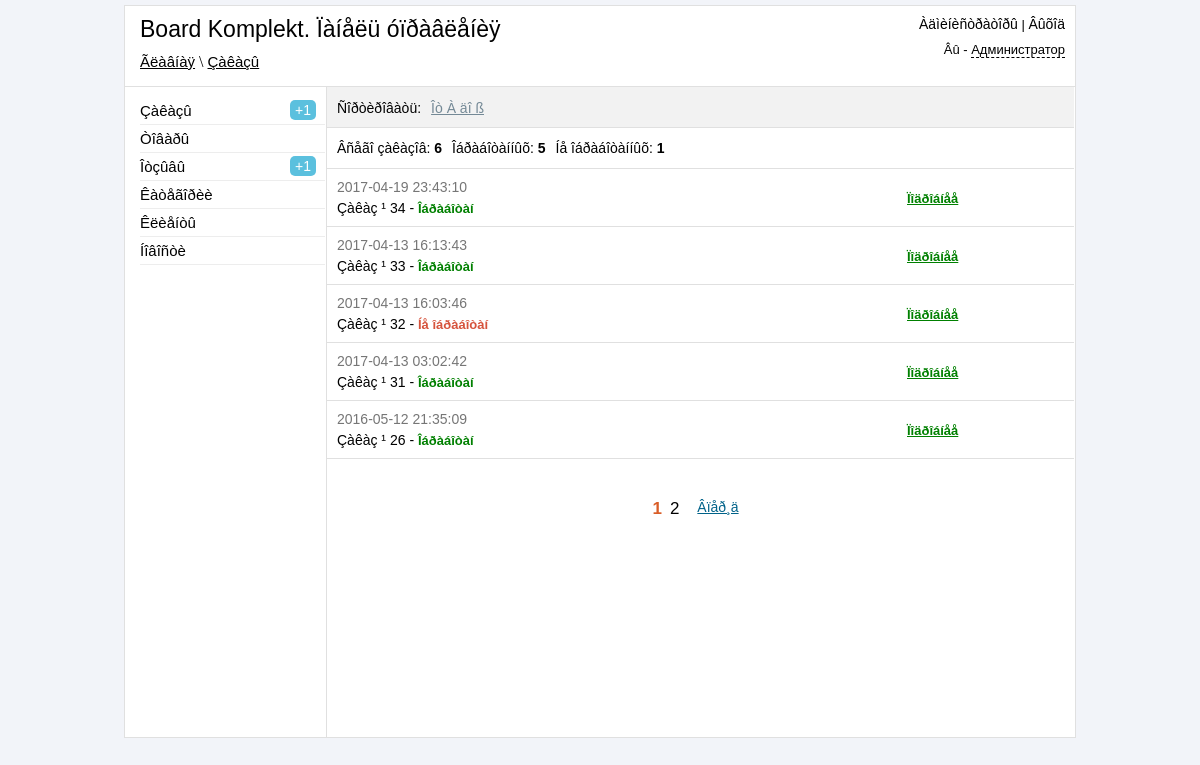
Page /admin/orders.php (signed in) on the committed database.
### tables this page shows
CREATE TABLE IF NOT EXISTS `orders` (
  `order_id` int(11) NOT NULL AUTO_INCREMENT,
  `id_buyer` int(11) NOT NULL,
  `order_datetime` datetime NOT NULL,
  `order_total_price` int(11) NOT NULL,
  `order_delivery` varchar(255) NOT NULL,
  `order_type_pay` varchar(100) NOT NULL,
  `order_note` text NOT NULL,
  `order_confirmed` varchar(50) NOT NULL DEFAULT 'no',
  `order_pay` varchar(40) NOT NULL,
  PRIMARY KEY (`order_id`),
  KEY `id_buyer` (`id_buyer`)
);

### admin/include/sort-orders.php (called while the page is built, shortened)
<?php
$sort = clear_strings($_GET["sort"]);
switch ($sort) {
        default:
        $sort = "ORDER BY order_id DESC";
        $sortName = "Îò À äî ß";
        $sortCase = "all-orders";
        break;
    }
?>

### admin/include/functions.php (called while the page is built)
<?php
function clear_strings($clear_string)
{
    $clear_string = strip_tags($clear_string);
    $clear_string = mysql_real_escape_string($clear_string);
    $clear_string = trim($clear_string);
    return $clear_string;
}
?>

### admin/orders.php (the view, shortened to what this page needs)
<?php
	if ($_SESSION['auth_admin'] == "yes_auth")
	{
		include("include/db_connect.php");
        include("include/functions.php");
        include("include/sort-orders.php");
?>
<!DOCTYPE HTML>
<html>
<head>
	<link href ="css/reset.css" rel="stylesheet" type="text/css" />
	<link href ="css/style.css" rel="stylesheet" type="text/css" />
    <link href ="jquery_confirm/jquery_confirm.css" rel="stylesheet" type="text/css" />
</head>
<body>
<div class="block-body">
	<?php
		include("include/block-header.php");
        $allOrders = mysql_query("SELECT * FROM orders", $link);
        $allOrdersResult = mysql_num_rows($allOrders);
        $allConfirmedOrders = mysql_query("SELECT * FROM orders WHERE order_confirmed = 'yes'", $link);
        $allConfirmedOrdersResult = mysql_num_rows($allConfirmedOrders);
        $allNoConfirmedOrders = mysql_query("SELECT * FROM orders WHERE order_confirmed = 'no'", $link);
        $allNoConfirmedOrdersResult = mysql_num_rows($allNoConfirmedOrders);
	?>
	<div class="block-content">
		<div class = "block-parameters">
            <ul class="list">
                <li>Ñîðòèðîâàòü:</li>
                <li><a class="select-links" href="#"><? echo $sortName; ?></a>
                </li>
            </ul>
		</div>
        <div class="block-info">
        <ul class="review-info-count">
            <li>Âñåãî çàêàçîâ: <b><?php echo $allOrdersResult;?></b></li>
            <li>Îáðàáîòàííûõ: <b><?php echo $allConfirmedOrdersResult;?></b></li>
            <li>Íå îáðàáîòàííûõ: <b><?php echo $allNoConfirmedOrdersResult;?></b></li>
        </ul>
        </div>
         <?php
                $num = 5;
                $page = (int)$_GET['page'];
                $count = mysql_query("SELECT COUNT(*) FROM orders $sort",$link);
                $temp = mysql_fetch_array($count);
                $post = $temp[0];
                $total = (($post - 1) / $num) + 1;
                $total = intval($total);
                $page = intval($page);
                if(empty($page) or $page <= 0) $page = 1;
                    $start = $page * $num - $num;
                if($temp[0] > 0)
                {
                    $result = mysql_query("SELECT * FROM orders $sort LIMIT $start, $num", $link);
                    if(mysql_num_rows($result) > 0)
                    {
                        $row = mysql_fetch_array($result);
                        do
                        {
                            if ($row["order_confirmed"] == 'yes') {
                                $status = '<b class="green">Îáðàáîòàí</b>';
                            }
                            else {
                                $status = '<b class="red">Íå îáðàáîòàí</b>';
                            }
                            echo '
                            <div class="block-order">
                                <p class="order_datetime">'.$row["order_datetime"].'</p>
                                <p class="order_number">Çàêàç ¹ '.$row["order_id"].' - '.$status.'</p>
                                <p class="order_link"><a class="green" href="view_order.php?id='.$row["order_id"].'">Ïîäðîáíåå</a></p>
                            </div>
                            ';
                        } while ($row = mysql_fetch_array($result));
                    }
                }
if ($page != $total) $nextpage = '<li><a class="pstr-next" href="orders.php?'.$url.'page='. ($page + 1) .'&sort='.$sortCase.'"/>Âïåð¸ä</a></li>';
if($page + 1 <= $total) $page1right = '<li><a href="orders.php?'.$url.'page='. ($page + 1) .'&sort='.$sortCase.'">'. ($page + 1) .'</a></li>';
if ($page+5 < $total)
{
    $strtotal = '<li><p class="nav-point">...</p></li><li><a href="orders.php?'.$url.'page='.$total.'">'.$total.'</a></li>';
}else
{
    $strtotal = "";
}
            ?>
            <?php
    if ($total > 1)
{
    echo '
    <center>
    <div class="pstrnav">
    <ul>
    ';
    echo $pervpage.$page5left.$page4left.$page3left.$page2left.$page1left."<li><a class='pstr-active' href='orders.php?".$url."page=".$page."'>".$page."</a></li>".$page1right.$page2right.$page3right.$page4right.$page5right.$strtotal.$nextpage;
    echo '
    </center>
    </ul>
    </div>
    ';
}
?>
	</div>
</body>
</html>
<?php
	}
	else
	{
		header("Location: login.php");
	}
?>

### admin/css/style.css (style rules this page uses)
body { background-color: #F2F4F9 }
b { font-weight:bold; }
.block-body { width: 950px; margin: 5px auto; background-color: white; border: 1px solid #E0E0E0; }
.block-header-left a { font: 15px sans-serif; color: black; }
.block-content { width: 747px; min-height: 650px; height: auto; margin-left: 201px; border-left: 1px solid #E0E0E0; }
.block-parameters { height: 40px; border-bottom: 1px solid #E0E0E0; background-color: #F2F2F2; }
.block-info { height: 40px; border-bottom: 1px solid #E0E0E0; }
.green { font: bold 13px sans-serif; color: green; }
.pstrnav { height: 40px; width: auto; margin-top: 30px; margin-bottom: 20px; display: inline-block; }
.pstrnav li { float: left; margin-top: 10px; }
.pstrnav a { font: 17px sans-serif; text-decoration: none; color: black; display: block; padding-left: 4px; padding-right: 4px; }
a.pstr-prev, a.pstr-next { color: #006289; font: 14px arial; text-decoration: underline; margin-left: 10px; margin-right: 10px; }
.pstrnav a.pstr-active { color: #D95D27; font-weight: bold; }
.list > li { float: left; margin-left: 10px; font: 14px sans-serif; margin-top: 13px; }
.list > li > a { color: #748996; }
.review-info-count li { float: left; margin-left: 10px; font: 14px sans-serif; margin-top: 12px; }
.block-order { border-bottom: 1px solid #E0E0E0; min-height: 40px; height: auto; }
.order_datetime { font: 14px sans-serif; margin-left: 10px; margin-top: 10px; margin-bottom: 0px; color: #767676; }
.order_number { font: 14px sans-serif; margin-left: 10px; margin-top: 5px; margin-bottom: 10px; color: black; }
.order_link { font: 14px sans-serif; position: absolute; margin-left: 580px; margin-top: -36px; }
.order_link a.green { font: bold 13px sans-serif; color: green; }
.red { font: bold 13px sans-serif; color: #D6533C; }

### rows in the picture
orders: order_datetime "2017-04-19 23:43:10", order_id "34", order_confirmed "Îáðàáîòàí"
orders: order_datetime "2017-04-13 16:13:43", order_id "33", order_confirmed "Îáðàáîòàí"
orders: order_datetime "2017-04-13 16:03:46", order_id "32", order_confirmed "Íå îáðàáîòàí"
orders: order_datetime "2017-04-13 03:02:42", order_id "31", order_confirmed "Îáðàáîòàí"
orders: order_datetime "2016-05-12 21:35:09", order_id "26", order_confirmed "Îáðàáîòàí"

### other values in the picture
$_SESSION['urlpage'] "Ãëàâíàÿ \\ Çàêàçû"
$_SESSION['admin_role'] "Администратор"
$countNoConfirmedOrders "1"
$countNoApprovedReviews "1"
$sortName "Îò À äî ß"
$allOrdersResult "6"
$allConfirmedOrdersResult "5"
$allNoConfirmedOrdersResult "1"
$page "1"
$page + 1 "2"
